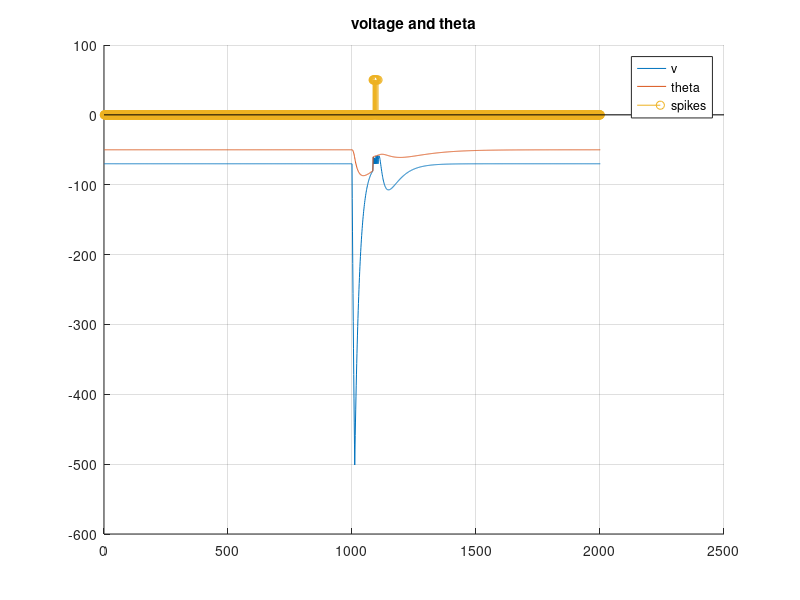

MATLAB code for this plot:
% parameters
% 	# Define simulation and model parameters dictionary
% params = {'k1': 0.2,             # I₁ decay term
%           'k2': 0.02,            # I₂ decay term
%           'b': 0.01,             # Θ decay term
%           'R1': 0.0,             # I₁ update constant
%           'R2': 1.0,             # I₂ update constant
%           'El': -70.0,           # Reverse potential
%           'Vr': -70.0,           # Resting potential
%           'Thetar': -60.0,       # Resting threshold
%           'a': 0.000,            # Specifier of spike response
%           'A1': 0.0,             # I₁ additive update constant
%           'A2': 0.0,             # I₂ additive update constant
%           'G': 0.05,             # Membrane potential decay term
%           'C': 1.0,              # Membrane capacitance
%           'ThetaInf': -50.0}       # Reverse threshold
close all;
clear all;

k1=0.2;k2=0.02;b=0.01;R1=0.0;R2=1.0;
El=-70.0;Vr=-70.0;Thetar=-60.0;G=0.05;C=1.0;ThetaInf=-50.0;

t_simulate = 2000;
dt = 1; % may be 1ms
tspan = 0:dt:t_simulate;

i1 = zeros(1, length(tspan));
i2 = zeros(1, length(tspan));
v = zeros(1, length(tspan));
theta = zeros(1, length(tspan));
spikes = zeros(1, length(tspan));
iext = zeros(1, length(tspan));
iext(1000:1010) = -50; % -10 is so low for the current params
% iext(500:600) = 10;


% params for phasic burst and rebound burst
% a = 0.01; A1 = 25; A2 = -0.6; 
% a = 0.01; A1 = 20; A2 = -0.6; 
%  a = 0.01; A1 = 12; A2 = -0.6;
%   a = 0.019; A1 = 5; A2 = -0.6;
%   a = 0.019; A1 = 5; A2 = -0.6;
% params fo tonic spike through spike for +ve current
% a = 0; A1 = 0; A2 = 0; 
a = 0.005; A1 = 10; A2 = -0.6;
% testing if these show rebound burst
%  a = 0.009; A1 = 5; A2 = -0.6;

% IC=(0.01, 0.001, -70.0, -50.0)
% initial conditions
i1(1) = 0.01;
i2(1) = 0.001;
v(1) =-70.0 ;
theta(1) = -50.0;

% temporrary
x = [];
for t=2:length(tspan)
    i1(t) = i1(t-1) + dt*(-k1*i1(t-1));
    i2(t) = i2(t-1) + dt*(-k2*i2(t-1));
    v(t) = v(t-1) + dt*(1/C)*(iext(t-1)+ i1(t-1) + i2(t-1) - G*(v(t-1) - El));
    theta(t) = theta(t-1) + dt*( a*(v(t-1) - El) - b*(theta(t-1) - ThetaInf)  );

    if v(t) > theta(t)
        i1(t) = R1*i1(t) + A1;
        i2(t) = R2*i2(t) + A2;
        v(t) = Vr;
        theta(t) = max(Thetar, theta(t));

        spikes(t) = 1;
       x = [x, t];
    end
end

figure
    hold on 
        plot(v)
        plot(theta)
        stem(spikes*50)
        title('voltage and theta')
        legend('v','theta','spikes')
        
    hold off
grid

a = x(1);b = length(x);c=x(end);
disp(a)
disp(c)
disp(b)
